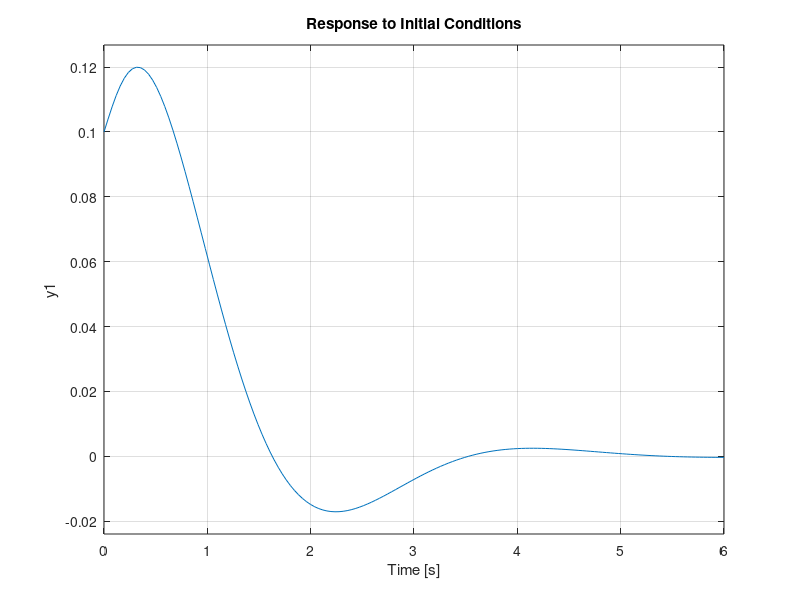

Recreate this plot in MATLAB.
%=============================================================================
% Copyright (c) 2023-present Allan CORNET (Nelson)
%=============================================================================
% This file is part of Nelson.
%=============================================================================
% LICENCE_BLOCK_BEGIN
% SPDX-License-Identifier: LGPL-3.0-or-later
% LICENCE_BLOCK_END
%=============================================================================
% <--WEIGHT 4-->
% <--ADV-CLI MODE-->
%=============================================================================
A = [-10 -20 -30; 1 0 0; 0 1 0];
B = [1; 0; 0];
C = [0 0 1];
D = 0;
X0 = [0.1 0.1 0.1];
sys = ss(A, B, C, D);
f = figure();
initial(sys, X0)
%=============================================================================
